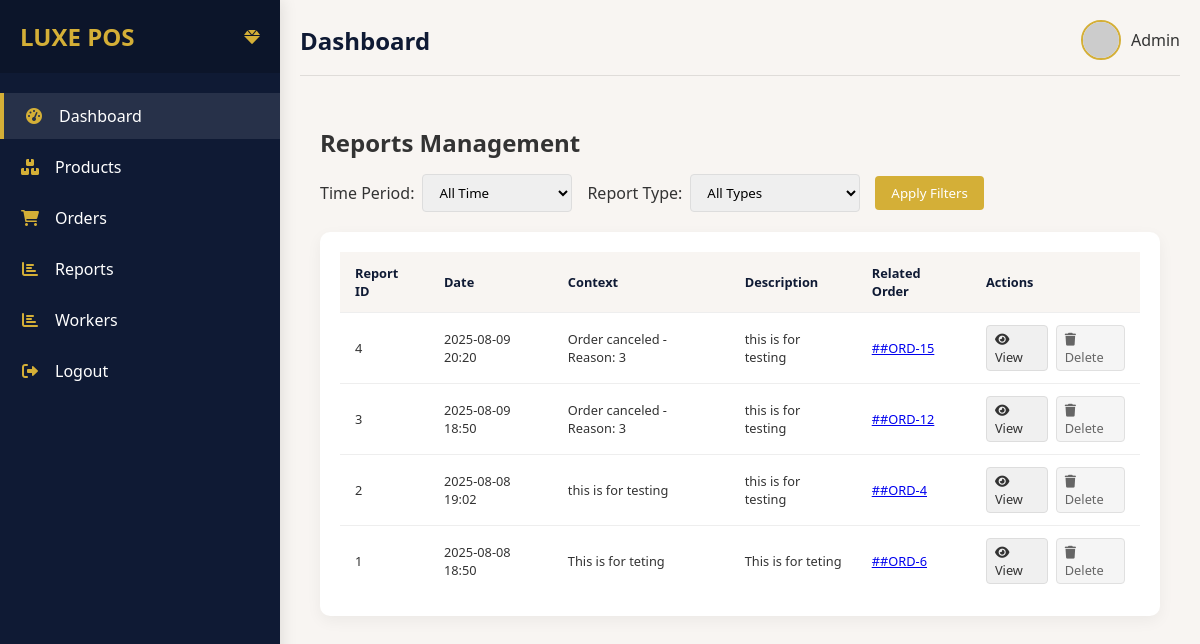
The page /reports/ on the database its author committed.
### shop/models/reports.py (models this page shows, shortened)
class Report(BaseModel):
    order = models.ForeignKey(Order, on_delete=models.CASCADE, null=True, blank=True)
    context = models.TextField()
    dec = models.TextField(null=True, blank=True)

### shop/models/orders.py (models this page shows, shortened)
class Order(BaseModel):
    status_choices = [
        ("pending", "Pending"),
        ("success", "success"),
        ("wish_list", "Wish List"),
    ]
    status = models.CharField(max_length=20, choices=status_choices, default="pending")
    total_price = models.DecimalField(max_digits=10, decimal_places=2, default=0.00)
    order_id = models.CharField(max_length=100, null=True, blank=True)
    is_canceled = models.BooleanField(default=False)

### shop/views.py (the view)
# urls.py: path("reports/", reports, name="reports"),
def reports(request):
    return render(
        request,
        "main/reports.html",
        {"reports": Report.objects.select_related("order").all()},
    )

### templates/main/reports.html (shortened to what this page needs)
{% extends 'main/base.html' %}
{% load static %}
{% block content %}
<div class="reports-container">
    <div class="reports-header">
        <h2>Reports Management</h2>
        <div class="report-filters">
            <div class="filter-group">
                <label for="timeFilter">Time Period:</label>
                <select id="timeFilter">
                    <option value="all">All Time</option>
                </select>
            </div>
            <div class="filter-group">
                <label for="typeFilter">Report Type:</label>
                <select id="typeFilter">
                    <option value="all">All Types</option>
                </select>
            </div>
            <button id="applyFilter" class="filter-btn">Apply Filters</button>
        </div>
    </div>
    <div class="reports-table">
        <table>
            <thead>
                <tr>
                    <th>Report ID</th>
                    <th>Date</th>
                    <th>Context</th>
                    <th>Description</th>
                    <th>Related Order</th>
                    <th>Actions</th>
                </tr>
            </thead>
            <tbody id="reportsTableBody">
                {% for report in reports %}
                <tr>
                    <td>{{ report.id }}</td>
                    <td>{{ report.created_at|date:"Y-m-d H:i" }}</td>
                    <td>{{ report.context }}</td>
                    <td>{{ report.dec|default:"-" }}</td>
                    <td>
                        {% if report.order %}
                            <a href="#" onclick="viewOrderDetails('{{ report.order.id }}')">
                                #{{ report.order.order_id }}
                            </a>
                        {% else %}
                            -
                        {% endif %}
                    </td>
                    <td>
                        <div class="action-buttons">
                            <a href="#" class="view-btn" onclick="viewReportDetails('{{ report.id }}')">
                                <i class="fas fa-eye"></i> View
                            </a>
                            <a href="#" class="delete-btn" onclick="confirmDeleteReport('{{ report.id }}')">
                                <i class="fas fa-trash"></i> Delete
                            </a>
                        </div>
                    </td>
                </tr>
                {% endfor %}
            </tbody>
        </table>
    </div>
</div>
{% endblock content %}

### templates/main/base.html (style rules this page uses)
:root { --primary: #0F1A34; --secondary: #D4AF37; --bg: #F8F5F2; --accent: #800020; --success: #028A0F; --text: #333333; --sidebar-width: 280px; }
* { margin: 0; padding: 0; box-sizing: border-box; font-family: 'Segoe UI', Tahoma, Geneva, Verdana, sans-serif; }
body { background-color: var(--bg); color: var(--text); display: flex; min-height: 100vh; overflow-x: hidden; position: relative; }
table { width: 100%; border-collapse: collapse; min-width: 600px; }
table th { text-align: left; padding: 12px 15px; background: var(--bg); color: var(--primary); font-weight: 600; font-size: clamp(0.8rem, 1vw, 0.9rem); }
table td { padding: 12px 15px; border-bottom: 1px solid #eee; font-size: clamp(0.8rem, 1vw, 0.9rem); }
table tr:last-child td { border-bottom: none; }
.action-buttons { display: flex; gap: 8px; }
.action-buttons a { padding: 4px 8px; border-radius: 4px; font-size: 0.75rem; text-decoration: none; transition: all 0.2s; }
.action-buttons .view-btn { background-color: #f0f0f0; color: #333; border: 1px solid #ddd; }
.action-buttons .delete-btn { background-color: #f5f5f5; color: #666; border: 1px solid #e0e0e0; }

### templates/main/reports.html (style rules this page uses)
.reports-container { padding: 20px; }
.reports-header { display: flex; justify-content: space-between; align-items: center; margin-bottom: 20px; flex-wrap: wrap; gap: 15px; }
.report-filters { display: flex; gap: 15px; align-items: center; flex-wrap: wrap; }
.filter-group { display: flex; align-items: center; gap: 8px; }
.filter-group label { font-weight: 500; white-space: nowrap; }
.filter-group select, .filter-group input { padding: 8px 12px; border: 1px solid #ddd; border-radius: 4px; min-width: 150px; }
.filter-btn { padding: 8px 16px; background: var(--secondary); color: white; border: none; border-radius: 4px; cursor: pointer; }
.reports-table { background: white; border-radius: 10px; padding: 20px; box-shadow: 0 5px 15px rgba(0,0,0,0.05); overflow-x: auto; }
.reports-table table { width: 100%; border-collapse: collapse; }
.reports-table th, .reports-table td { padding: 12px 15px; text-align: left; border-bottom: 1px solid #eee; }
.reports-table th { background: var(--bg); font-weight: 600; }
.action-buttons { display: flex; gap: 8px; }
.action-buttons a { padding: 4px 8px; border-radius: 4px; font-size: 0.8rem; text-decoration: none; }
.view-btn { background: #f0f0f0; color: #333; }
.delete-btn { background: #fff0f0; color: #d32f2f; }

### rows shown on the page
Report: id "4", created_at "2025-08-09 20:20", context "Order canceled - Reason: 3", dec "this is for testing", order.order_id "#ORD-15"
Report: id "3", created_at "2025-08-09 18:50", context "Order canceled - Reason: 3", dec "this is for testing", order.order_id "#ORD-12"
Report: id "2", created_at "2025-08-08 19:02", context "this is for testing", dec "this is for testing", order.order_id "#ORD-4"
Report: id "1", created_at "2025-08-08 18:50", context "This is for teting", dec "This is for teting", order.order_id "#ORD-6"
